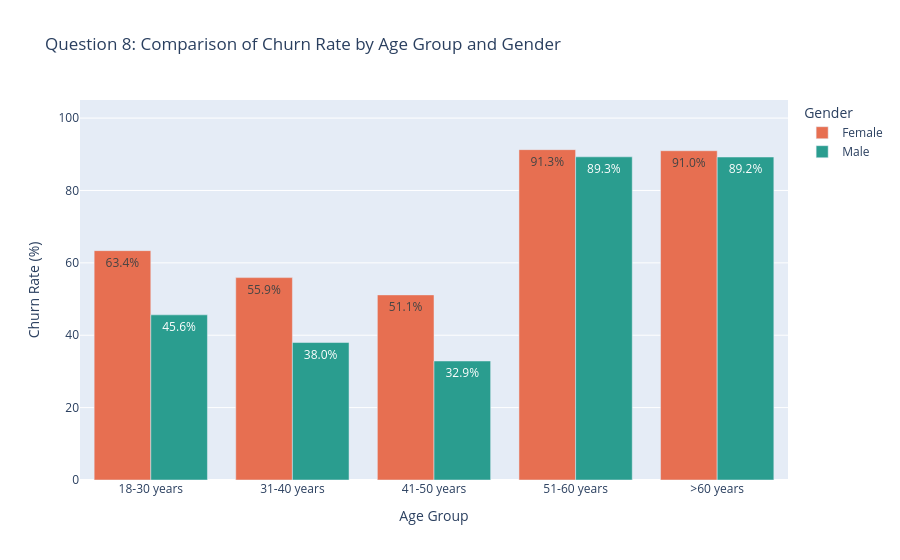

Write notebook code for a chart like this one.
### Code cell
plot_q8(eighth_question).show()

### Figure 1 — Plotly figure (JSON) as saved in the notebook; plotly's stock layout.template omitted (floating-point values rounded to 4 significant figures)
{"data": [{"alignmentgroup": "True", "hovertemplate": "Gender=Female<br>Age Group=%{x}<br>churn_pct=%{y}<br>text=%{text}<extra></extra>", "legendgroup": "Female", "marker": {"color": "#E76F51", "pattern": {"shape": ""}}, "name": "Female", "offsetgroup": "Female", "orientation": "v", "showlegend": true, "text": ["63.4%", "55.9%", "51.1%", "91.3%", "91.0%"], "textposition": "auto", "type": "bar", "x": ["18-30 years", "31-40 years", "41-50 years", "51-60 years", ">60 years"], "xaxis": "x", "y": [63.38, 55.92, 51.15, 91.29, 90.98], "yaxis": "y"}, {"alignmentgroup": "True", "hovertemplate": "Gender=Male<br>Age Group=%{x}<br>churn_pct=%{y}<br>text=%{text}<extra></extra>", "legendgroup": "Male", "marker": {"color": "#2A9D8F", "pattern": {"shape": ""}}, "name": "Male", "offsetgroup": "Male", "orientation": "v", "showlegend": true, "text": ["45.6%", "38.0%", "32.9%", "89.3%", "89.2%"], "textposition": "auto", "type": "bar", "x": ["18-30 years", "31-40 years", "41-50 years", "51-60 years", ">60 years"], "xaxis": "x", "y": [45.63, 37.99, 32.88, 89.29, 89.25], "yaxis": "y"}], "layout": {"barmode": "group", "legend": {"title": {"text": "Gender"}, "tracegroupgap": 0}, "title": {"text": "Question 8: Comparison of Churn Rate by Age Group and Gender"}, "xaxis": {"anchor": "y", "domain": [0, 1], "title": {"text": "Age Group"}}, "yaxis": {"anchor": "x", "domain": [0, 1], "range": [0, 105], "title": {"text": "Churn Rate (%)"}}}}
